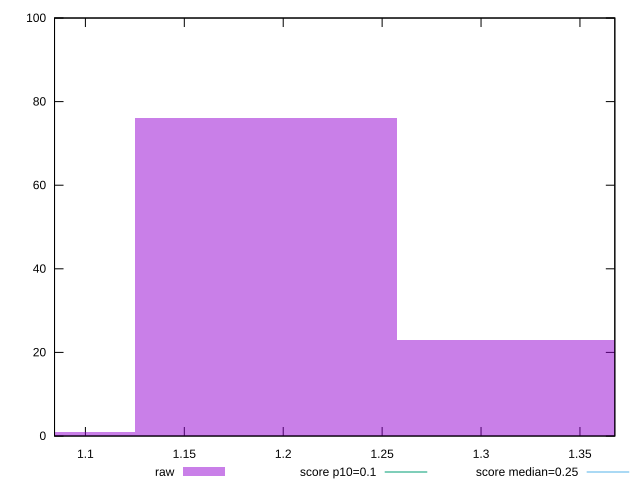

This chart was generated by the following gnuplot code:
reset

$raw <<EOF
1.191311480673246 76
1.0589435383762187 1
1.3236794229702733 23
EOF

set key outside below
set boxwidth 0.13236794229702734
set xrange [1.0843936581081814:1.3676260664198134]
set yrange [0:100]
set trange [0:100]
set style fill transparent solid 0.5 noborder

set parametric
set terminal svg size 640, 490 enhanced background rgb 'white'
set output "reprap/cumulative-layout-shift/samples/pages/raw/histogram.svg"

plot $raw title "raw" with boxes, \
     0.1,t title "score p10=0.1", \
     0.25,t title "score median=0.25"

reset
